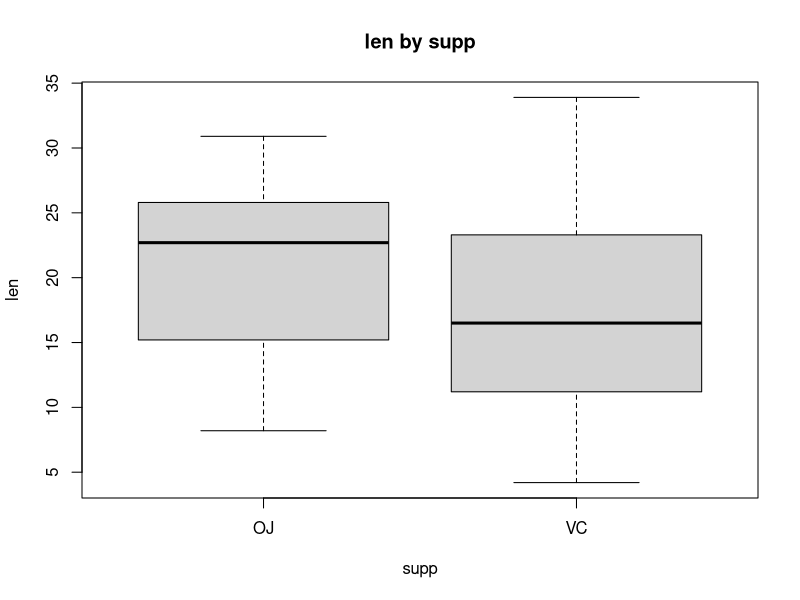
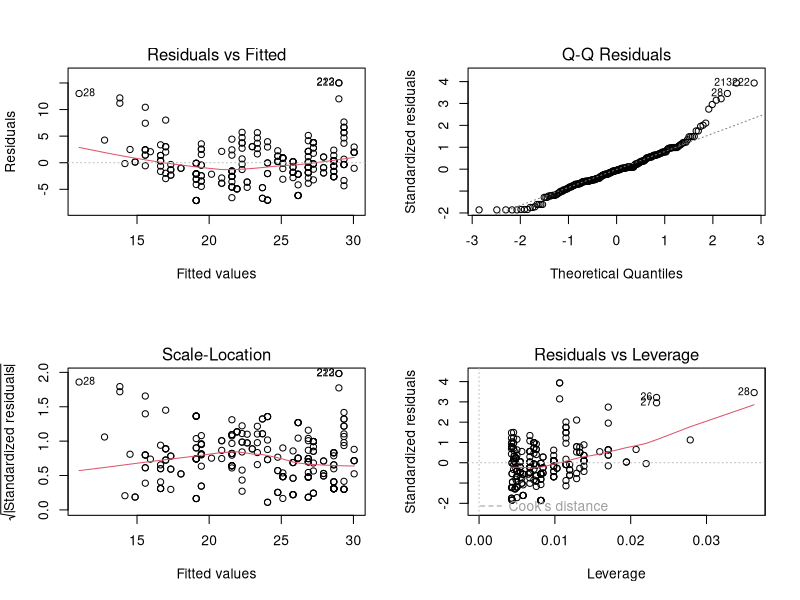

Reproduce these figures in R, in order.
# load the data ToothGrowth
data("ToothGrowth")
?ToothGrowth
# preview the structure of the data
str(ToothGrowth)
len <- ToothGrowth$len
supp <- ToothGrowth$supp

# install.packages("car")
library(car)

View(ToothGrowth)

# Which chart type is most appropriate to compare tooth length ’len’ by supplement type ’supp’? (Q1)
# Boxplot
plot(x = supp, y = len, main = 'len by supp', xlab = 'supp', ylab = 'len')

# Considering tooth length ’len’ by supplement type ’supp’, what type of experiment design do we have? (Q2)
# Two independent samples

# Provide the means and standard deviations of the tooth length by supplement type (Q3).
# OJ <- ToothGrowth[which(ToothGrowth$supp == 'OJ'),] #提取OJ类的数据
# VC <- ToothGrowth[which(ToothGrowth$supp == 'VC')] # 提取VC类的数据

OJ <- subset(ToothGrowth, ToothGrowth$supp == 'OJ')
VC <- subset(ToothGrowth, ToothGrowth$supp == 'VC')
View(OJ)
View(VC)

mean(OJ$len)
sd(OJ$len)
mean(VC$len)
sd(VC$len)

lenOJ <- OJ$len
lenVC <- VC$len

leveneTest(len~supp, ToothGrowth)
leveneTest(len~supp, ToothGrowth, center=mean)


t.test(lenOJ, lenVC, "two.sided", paired = FALSE,var.equal = TRUE, conf.level = 0.99)

# Regression analysis
# install.packages("ggplot2")
library(ggplot2)
data(mpg)
?mpg
str(mpg)
head(mpg)

fit1 <- lm(hwy~displ, data=mpg)
summary(fit1)

summary(fit1)$r.sq
summary(fit1)$adj.r.squared

displ = data.frame(displ = 4.5)
predict(fit1, displ)

View(mpg)

# write.csv(mpg, file = "mpg.csv")

par(mfrow=c(2,2))
plot(fit1)

fit2 <- lm(hwy~displ+I(displ^2), data = mpg)  # https://zhuanlan.zhihu.com/p/341195608
summary(fit2)
predict(fit2, displ)

fit3 <- lm(hwy~displ+(displ^2), data = mpg)
summary(fit3)
